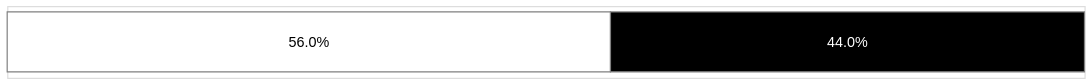

The notebook cell saved with this chart:
### Code cell
import sys
data = pd.DataFrame({
    'Category': ['Traditional Machine Learning', 'Deep Learning'],
    'Percentage': [0.56, 0.44],
    'Numbers': [14, 11]
})

midpoints = []
prev = 0
for i in data['Percentage'].to_list():
    midpoint = prev + (i/2)
    midpoints.append(midpoint)
    prev = prev + i
data["Midpoints"] = midpoints

# Define the color scheme with a palette of gray and black
color_scale_bar = alt.Scale(
    domain=['Traditional Machine Learning', 'Deep Learning'],
    range=['#FFFFFF', '#000000']  # Black, dark gray, and light gray
)
color_scale_text = alt.Scale(
    domain=data['Midpoints'].to_list(),
    range=['#000000', '#FFFFFF']  # Black, dark gray, and light gray
)
# Create the horizontal stacked bar chart
stacked_bar_chart = alt.Chart(data).mark_bar(size=50, stroke="gray").encode(
    x=alt.X('Percentage:Q', stack='normalize', axis=None),
    color=alt.Color('Category:N', scale=color_scale_bar, legend=None),#, legend=alt.Legend(orient='bottom', title=None, columnPadding=30)),
    order=alt.Order('Percentage:Q', sort='descending')
)

white_text = alt.Chart(data).mark_text(size=12).encode(#color='white'
    x=alt.X('Midpoints:Q'),
    text=alt.Text('Percentage:Q', format=".1%"),#comment the format out when you go for total numbers
    color=alt.Color('Midpoints:Q', scale=color_scale_text, legend=None)
)

comb_chart = (stacked_bar_chart+white_text).properties(width=900, height=60)#.configure_view(strokeOpacity=1)
#comb_chart.save("Path/to/method_bar.svg")
comb_chart

### Figure 1 — Vega-Lite specification as saved in the notebook (floating-point values rounded to 4 significant figures)
{"config": {"view": {"continuousWidth": 300, "continuousHeight": 300}}, "layer": [{"mark": {"type": "bar", "size": 50, "stroke": "gray"}, "encoding": {"color": {"field": "Category", "legend": null, "scale": {"domain": ["Traditional Machine Learning", "Deep Learning"], "range": ["#FFFFFF", "#000000"]}, "type": "nominal"}, "order": {"field": "Percentage", "sort": "descending", "type": "quantitative"}, "x": {"axis": null, "field": "Percentage", "stack": "normalize", "type": "quantitative"}}}, {"mark": {"type": "text", "size": 12}, "encoding": {"color": {"field": "Midpoints", "legend": null, "scale": {"domain": [0.28, 0.78], "range": ["#000000", "#FFFFFF"]}, "type": "quantitative"}, "text": {"field": "Percentage", "format": ".1%", "type": "quantitative"}, "x": {"field": "Midpoints", "type": "quantitative"}}}], "data": {"name": "data-36b0d3009c650a54297e789429d4e4be"}, "height": 60, "width": 900, "$schema": "https://vega.github.io/schema/vega-lite/v5.20.1.json", "datasets": {"data-36b0d3009c650a54297e789429d4e4be": [{"Category": "Traditional Machine Learning", "Percentage": 0.56, "Numbers": 14, "Midpoints": 0.28}, {"Category": "Deep Learning", "Percentage": 0.44, "Numbers": 11, "Midpoints": 0.78}]}}
